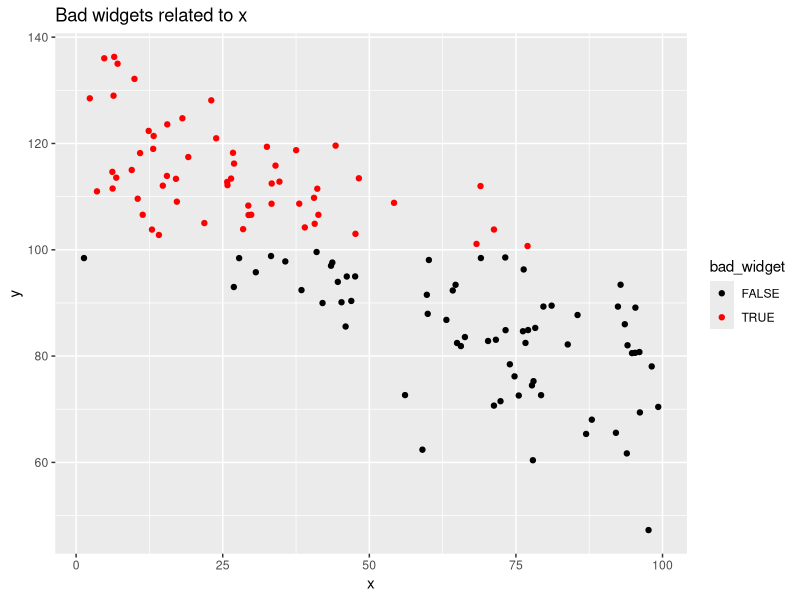
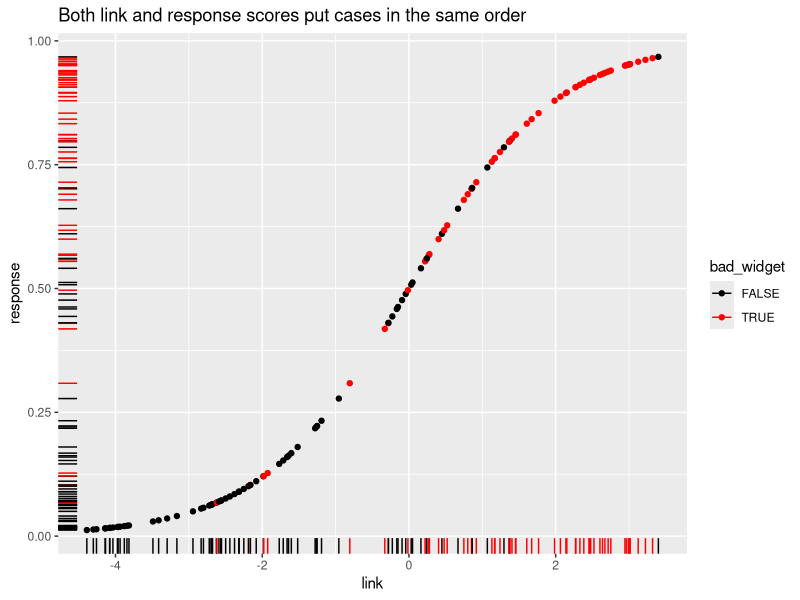
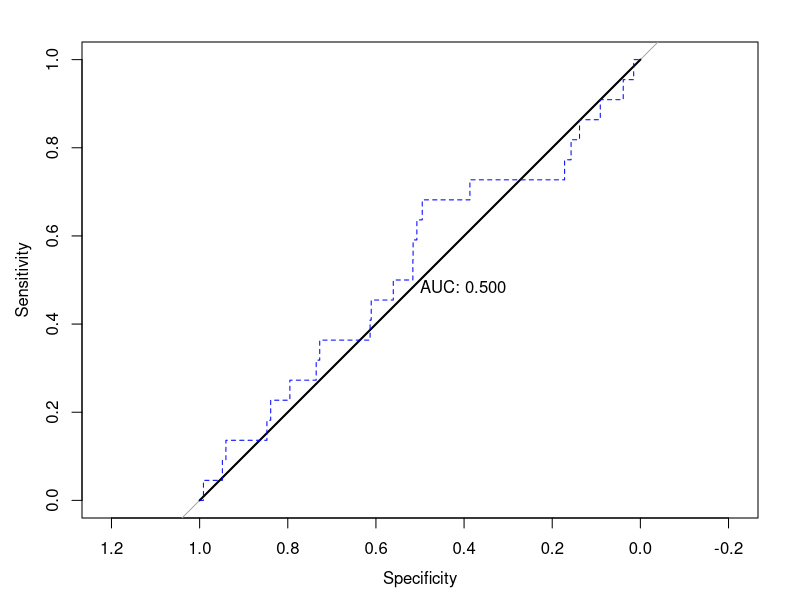

The R script that drew these images, in order:
## ---- chunk 1
#| message: FALSE
#| warning: FALSE
#| code-fold: TRUE
library(pROC)
simple_roc <- function(labels, scores){
  labels <- labels[order(scores, decreasing=TRUE)]
  data.frame(TPR=cumsum(labels)/sum(labels), FPR=cumsum(!labels)/sum(!labels), labels)
}
## ---- chunk 2
#| message: FALSE
#| warning: FALSE
#| code-fold: TRUE
set.seed(1)
sim_widget_data <- function(N, noise=100){
  x <- runif(N, min=0, max=100)
  y <- 122 - x/2 + rnorm(N, sd=noise)
  bad_widget <- factor(y > 100)
  data.frame(x, y, bad_widget)
}
widget_data <- sim_widget_data(500, 10)

test_set_idx <- sample(1:nrow(widget_data), size=floor(nrow(widget_data)/4))

test_set <- widget_data[test_set_idx,]
training_set <- widget_data[-test_set_idx,]
library(ggplot2)
library(dplyr)
test_set %>% 
  ggplot(aes(x=x, y=y, col=bad_widget)) + 
  scale_color_manual(values=c("black", "red")) + 
  geom_point() + 
  ggtitle("Bad widgets related to x")
## ---- chunk 3
#| message: FALSE
#| warning: FALSE
#| code-fold: TRUE
fit_glm <- glm(bad_widget ~ x, training_set, family=binomial(link="logit"))

glm_link_scores <- predict(fit_glm, test_set, type="link")

glm_response_scores <- predict(fit_glm, test_set, type="response")

score_data <- data.frame(link=glm_link_scores, 
                         response=glm_response_scores,
                         bad_widget=test_set$bad_widget,
                         stringsAsFactors=FALSE)

score_data %>% 
  ggplot(aes(x=link, y=response, col=bad_widget)) + 
  scale_color_manual(values=c("black", "red")) + 
  geom_point() + 
  geom_rug() + 
  ggtitle("Both link and response scores put cases in the same order")
## ---- chunk 4
#| message: FALSE
#| warning: FALSE
#| code-fold: TRUE
set.seed(1)
N <- 2000
P <- 0.01
rare_success <- sample(c(TRUE, FALSE), N, replace=TRUE, prob=c(P, 1-P))
guess_not <- rep(0, N)
plot(roc(rare_success, guess_not), print.auc=TRUE)
## 
## Call:
## roc.default(response = rare_success, predictor = guess_not)
## 
## Data: guess_not in 1978 controls (rare_success FALSE) < 22 cases (rare_success TRUE).
## Area under the curve: 0.5
simp_roc <- simple_roc(rare_success, guess_not)
with(simp_roc, lines(1 - FPR, TPR, col="blue", lty=2))
simp_roc2 <- simple_roc(rare_success, runif(length(guess_not)))


